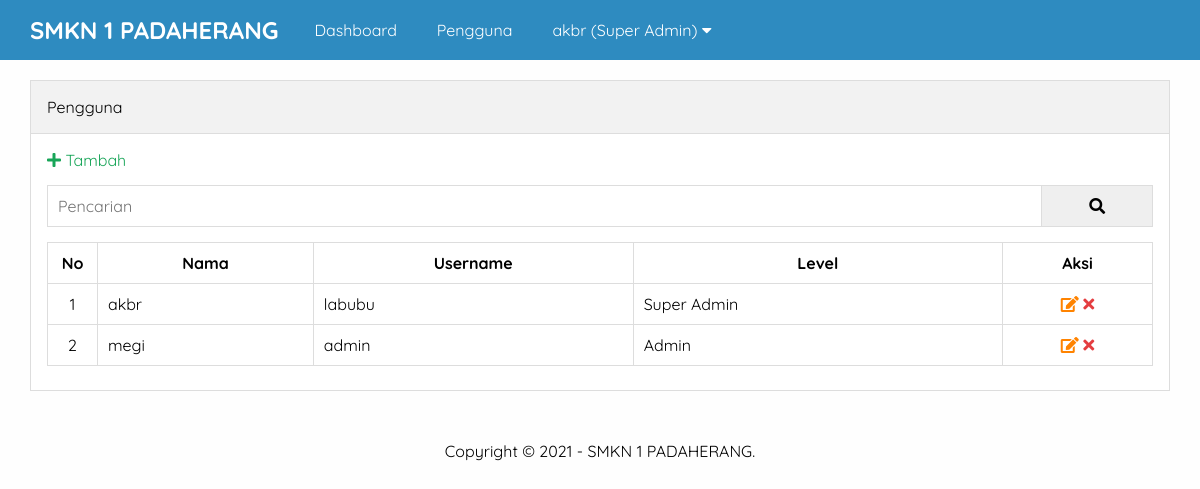
Screenshot of /admin/pengguna.php (signed in) with the database file from the repository.
### tables this page shows
CREATE TABLE `pengaturan` (
  `id` int NOT NULL,
  `nama` varchar(50) NOT NULL,
  `email` varchar(50) NOT NULL,
  `telepon` varchar(20) NOT NULL,
  `alamat` text NOT NULL,
  `logo` varchar(50) NOT NULL,
  `favicon` varchar(50) NOT NULL,
  `tentang_sekolah` text NOT NULL,
  `foto_sekolah` varchar(50) NOT NULL,
  `google_maps` text NOT NULL,
  `nama_kepsek` varchar(50) NOT NULL,
  `foto_kepsek` varchar(50) NOT NULL,
  `sambutan_kepsek` text NOT NULL,
  `created_at` timestamp NOT NULL DEFAULT CURRENT_TIMESTAMP,
  `updated_at` datetime DEFAULT NULL
);

CREATE TABLE `pengguna` (
  `id` int NOT NULL,
  `nama` varchar(30) NOT NULL,
  `username` varchar(30) NOT NULL,
  `password` varchar(50) NOT NULL,
  `level` enum('Super Admin','Admin') NOT NULL,
  `created_at` timestamp NOT NULL DEFAULT CURRENT_TIMESTAMP,
  `updated_at` datetime DEFAULT NULL
);

### admin/pengguna.php (the view, shortened to what this page needs)
<?php include 'header.php' ?>
		<div class="content">
			<div class="container">
				<div class="box">
					<div class="box-header">
						Pengguna
					</div>
					<div class="box-body">
						<a href="tambah-pengguna.php" class="text-green"><i class="fa fa-plus"></i>  Tambah</a>
						<form action="">
							<div class="input-group">
								<input type="text" name="key" placeholder="Pencarian">
								<button type="submit"><i class="fa fa-search"></i></button>
							</div>
						</form>
						<table class="table">
							<thead>
								<tr>
									<th>No</th>
									<th>Nama</th>
									<th>Username</th>
									<th>Level</th>
									<th>Aksi</th>
								</tr>
							</thead>
							<tbody>
								<?php
								$no = 1;
									$where = " WHERE 1=1 ";
									$pengguna = mysqli_query($conn, "SELECT * FROM pengguna $where ORDER BY id DESC");
									if(mysqli_num_rows($pengguna) > 0){
										while($p = mysqli_fetch_array($pengguna)){
								?>
								<tr>
									<td><?= $no++ ?></td>
									<td><?= $p['nama'] ?></td>
									<td><?= $p['username'] ?></td>
									<td><?= $p['level'] ?></td>
									<td>
										<a href="edit-pengguna.php?id=<?= $p['id'] ?>" title="Edit Data" class="text-orange"><i class="fa fa-edit"></i></a>
										<a href="hapus.php?idpengguna=<?= $p['id'] ?>" onclick="return confirm('Yakin ingin hapus ?')" title="Hapus Data" class="text-red"><i class="fa fa-times"></i></a>
									</td>
								</tr>
							<?php }}else{ ?>
								<tr>
									<td colspan="5">Data tidak ada</td>
								</tr>
							<?php } ?>
							</tbody>
						</table>
					</div>
				</div>
			</div>
		</div>
<?php include 'footer.php' ?>

### admin/header.php (shortened to what this page needs)
<?php
	include '../koneksi.php';
	$identitas = mysqli_query($conn, "SELECT * FROM pengaturan ORDER BY id DESC LIMIT 1");
	$d = mysqli_fetch_object($identitas);
?>
<!DOCTYPE html>
<html>
	<head>
		<link rel="stylesheet" type="text/css" href="../assets/css/style.css">
		<link rel="stylesheet" href="https://cdnjs.cloudflare.com/ajax/libs/font-awesome/5.15.3/css/all.min.css" />
	</head>
	<body class="bg-light">
		<div class="navbar">
			<div class="container">
				<h2 class="nav-brand float-left"><a href="index.php"><?= $d->nama ?></a></h2>
				<ul class="nav-menu float-left">
					<li><a href="index.php">Dashboard</a></li>
					<?php if($_SESSION['ulevel'] == 'Super Admin'){ ?>
						<li><a href="pengguna.php">Pengguna</a></li>
					<?php } ?>
					<li>
						<a href="#"><?= $_SESSION['uname'] ?> (<?= $_SESSION['ulevel'] ?>) <i class="fa fa-caret-down"></i></a>
					</li>
				</ul>
			</div>
		</div>

### admin/footer.php
		<div class="footer">
			<div class="container text-center">
				Copyright &copy; 2021 - <?= $d->nama ?>.
			</div>
		</div>
	</body>
</html>

### assets/css/style.css (style rules this page uses)
* { margin:0; padding:0; font-family: 'Quicksand', sans-serif; box-sizing: border-box; }
a { text-decoration: none; }
.float-left { float:left; }
.container { width: 1140px; margin:0 auto; }
.container::after { content: ""; display: block; clear: both; }
.bg-light { background-color: #fefefe; }
.box { border:1px solid #ddd; background-color: #fff; }
.box-header { padding:16px; border-bottom:1px solid #ddd; background-color: #f2f2f2; }
.box-body { padding:16px; }
form { margin:15px 0; }
.text-center { text-align: center !important; }
.navbar { height: 60px; width: 100%; background-color: #2E8BC0; position: fixed; top: 0; z-index: 1000; }
.navbar a { color: #fff; }
.nav-brand { display: inline-block; padding:15px 0; margin-right: 16px; }
.nav-menu { display: flex; list-style: none; }
.nav-menu li a { padding:20px; display: inline-block; }
.content { padding:80px 0 30px 0; }
.footer { padding:20px 0; }
.table { width:100%; border-collapse: collapse; margin:8px 0; }
.table th, .table td { border:1px solid #ddd; padding:10px; }
.table td:first-child { width:50px; text-align: center; }
.table td:last-child { width:150px; text-align: center; }
.text-red { color: #E43D40; }
.text-orange { color: #FF8300; }
.text-green { color: #18A558; }
.input-group:after { content: ""; clear: both; display: block; }
.input-group input[type="text"] { width: 90%; padding: 10px; font-size: 16px; float: left; border:1px solid #ddd; }
.input-group button { width: 10%; padding: 10px; font-size: 16px; float: left; border:1px solid #ddd; border-left: none; }

### rows the page displays
pengaturan: nama "SMKN 1 PADAHERANG"
pengguna: nama "akbr", username "labubu", level "Super Admin"
pengguna: nama "megi", username "admin", level "Admin"

### other values shown
$_SESSION['uname'] "akbr"
$_SESSION['ulevel'] "Super Admin"
